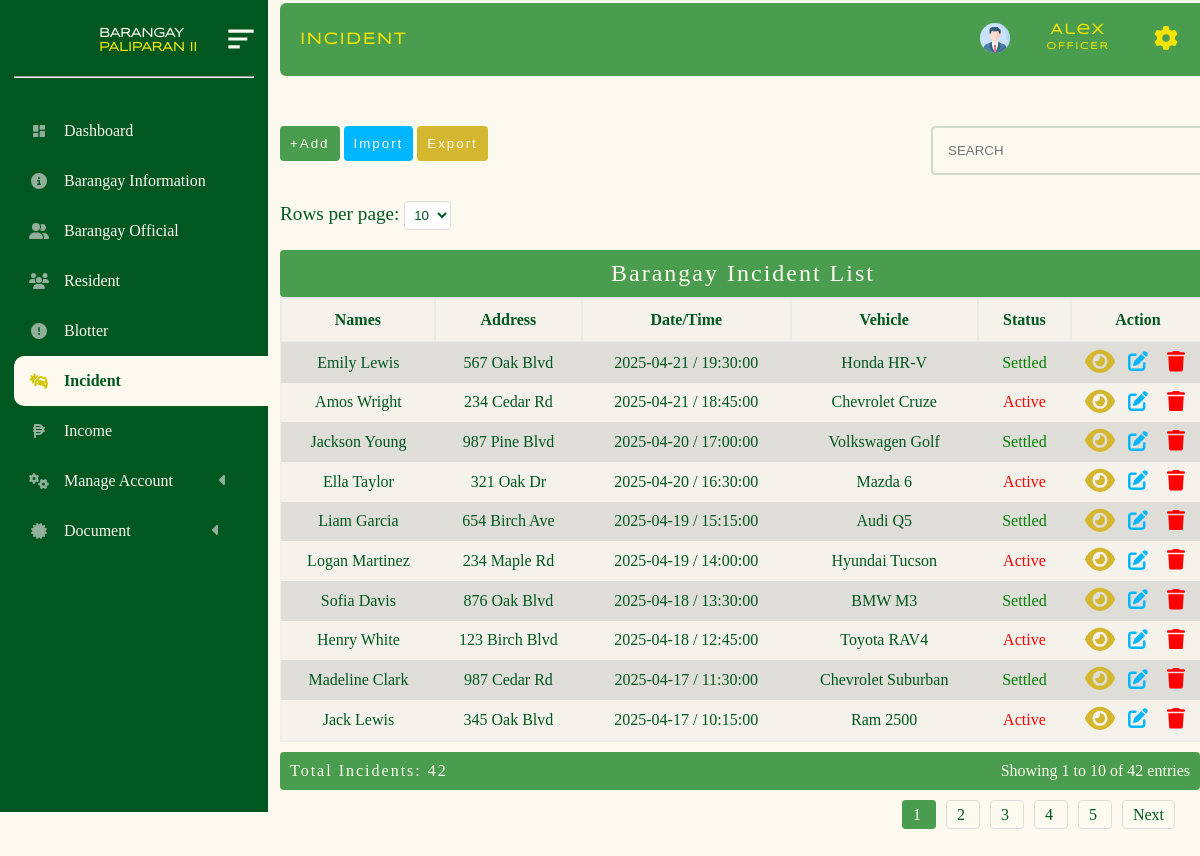
/administrator/admin_panel/incident.php (signed in), run on the app's committed database.
### tables this page shows
CREATE TABLE `barangay_incident` (
  `id` bigint(20) NOT NULL,
  `date` date NOT NULL,
  `time` time NOT NULL,
  `name_involve` varchar(200) NOT NULL,
  `address` varchar(200) NOT NULL,
  `vehicle` varchar(200) NOT NULL,
  `license` varchar(200) NOT NULL,
  `plate_no` varchar(200) NOT NULL,
  `cause_incident` varchar(200) NOT NULL,
  `status` int(11) NOT NULL
);

### administrator/admin_panel/incident_folder/incident.php (the view, shortened to what this page needs)
<!DOCTYPE html>
<html lang="en">
<head>
</head>
<body>
    <?php
    require("../../database/conn_db.php");
    $page = isset($_GET['page']) ? max(1, (int)$_GET['page']) : 1;
    $limit = isset($_GET['limit']) ? max(1, (int)$_GET['limit']) : 10;
    $offset = ($page - 1) * $limit;
    $countQuery = "SELECT COUNT(*) AS total FROM barangay_incident";
    $countResult = $conn->query($countQuery);
    $totalRows = $countResult->fetch_assoc()['total'];
    $totalPages = max(1, ceil($totalRows / $limit));
    $startRow = ($page - 1) * $limit + 1;
    $endRow = min($page * $limit, $totalRows);
    $sql = "SELECT * FROM barangay_incident ORDER BY id DESC LIMIT $limit OFFSET $offset";
    $result = $conn->query($sql);
    ?>
    <div class="limit-selector">
        <form method="GET" action="">
            <label for="limit">Rows per page:</label>
            <select name="limit" id="limit" onchange="this.form.submit()">
                <option value="10" <?php if ($limit == 10) echo 'selected'; ?>>10</option>
            </select>
        </form>
    </div>
    <?php
    if ($result->num_rows > 0) {
    ?>
    <table>
        <caption>Barangay Incident List</caption>
        <tr>
            <th>Names</th>
            <th>Address</th>
            <th>Date/Time</th>
            <th>Vehicle</th>
            <th>Status</th>
            <th>Action</th>
        </tr>
        <?php
        while ($row = $result->fetch_assoc()) {
            $date = $row ["date"];
            $time = $row ["time"];
            $name_involve = $row ["name_involve"];
            $address = $row ["address"];
            $vehicle = $row ["vehicle"];
            $status = $row ["status"];
        ?>
            <tr class="table_hover">
                                    <td><?php echo  $name_involve ?></td>
                                    <td><?php echo  $address ?></td>
                                    <td><?php echo  $date . " / " .  $time ?></td>
                                    <td><?php echo  $vehicle ?></td>
                                    <td><?php  $status;
                                        if($status == 1){
                                            echo "<p style='color:red;'>Active</p>";
                                        }elseif($status == 2){
                                            echo "<p style='color:green;'>Settled</p>";
                                        }
                                        elseif($status == 3){
                                            echo "<p style='color:orange;'>Schedule</p>";
                                        }
                                    ?></td>
                <td>
                    <div id = "form_up_del_official">
                                       <button  id = "view_resident_btn"  class = "view_btn" data-id= <?php echo $row ["id"] ?>>
                                       </button>
                                           <button  id = "update_official_btn" class = "update_btn" data-id= <?php echo $row ["id"] ?>></button>
                                           <button id = "delete_official_btn" class = "delete_btn_blotter" data-id= <?php echo $row ["id"] ?>></button>
                                       </div>
                </td>
            </tr>
        <?php } ?>
    </table>
    <div class="table-footer">
        <div class="total-count">Total Incidents: <?php echo $totalRows; ?></div>
        <div class="pagination-info">
            Showing <?php echo $startRow; ?> to <?php echo $endRow; ?> of <?php echo $totalRows; ?> entries
        </div>
    </div>
    <div class="pagination">
        <?php for ($i = 1; $i <= $totalPages; $i++): ?>
            <a href="?page=<?php echo $i; ?>&limit=<?php echo $limit; ?>" class="<?php echo $i == $page ? 'active' : ''; ?>">
                <?php echo $i; ?>
            </a>
        <?php endfor; ?>
        <?php if ($page < $totalPages): ?>
            <a href="?page=<?php echo $page + 1; ?>&limit=<?php echo $limit; ?>">Next</a>
        <?php endif; ?>
    </div>
    <?php
    }
    ?>
        <?php include("update_temp.php");?>
        <?php include('view_temp.php')?>
</body>
</html>

### administrator/admin_panel/style.css/mian.stylecss.css (style rules this page uses)
* { margin: 0px; padding: 0px; box-sizing: content-box; list-style-type: none ; }
html { scroll-behavior: smooth; }
:root { --bg-color: #FCFAEE; --2nd-bg-color:#4A9D4f; --sub-bg-color: #005720 ; --1st-text-color: #005720 ; --2nd-text-color: rgb(53, 53, 53); --3rd-text-color: #FCFAEE; --btn-color: #F5E402; --other-color :rgb(0, 183, 255); }
body { background-color: var(--bg-color); position: relative; min-height: 100%; width: 100%; overflow: scroll; overflow-x: hidden; }

### administrator/admin_panel/style.css/brgy_incident.css (style rules this page uses)
* { margin: 0px; padding: 0px; box-sizing: content-box; list-style-type: none ; }
:root { --bg-color: #FCFAEE; --2nd-bg-color:#4A9D4f; --sub-bg-color: #005720 ; --1st-text-color: #005720 ; --2nd-text-color: rgb(53, 53, 53); --3rd-text-color: #FCFAEE; --btn-color: #d4b62f; --other-color :rgb(0, 183, 255); }
body { background-color: var(--bg-color); background-repeat: no-repeat; background-size: cover; }
table { border: 2px solid rgba(228, 228, 228, 0.39); margin-left: 0px; margin-top: 10px; background-color: rgba(226, 226, 226, 0.322); width: 77vw; border-collapse: collapse; transition: all 0.5s ease; border-radius:4px; font-family: "sub_text"; color: var(--1st-text-color); }
table td { padding: 5px; text-align: center; }
table th { border: 2px solid rgba(226, 226, 226, 0.562); padding: 12px; }
table tr:nth-child(even) { background-color: #a7a5a548; }
caption { font-size: 2vw; letter-spacing: 2px; background-color: var(--2nd-bg-color); padding-bottom: 10px; padding-top: 10px; color: var(--bg-color); border-radius: 4px; }
.pagination { margin: 0px 0; float: right; margin-right: 0px; padding-bottom: 60px; margin-left: 20px; }
.pagination a { margin: 0 5px; padding: 5px 10px; text-decoration: none; color: var(--1st-text-color); border: 1px solid #ddd; border-radius: 4px; line-height: 50px; }
.pagination a.active { background-color: var(--2nd-bg-color); color: white; border: 1px solid var(--2nd-bg-color); }
.limit-selector { margin-top:20px; margin-left: 0px; color: #005720; font-family: "sub_text"; transition: all 0.5s ease; font-size: 1.2rem; }
.limit-selector select { padding: 5px; border-radius: 4px; border: 1px solid #ddd; width: max-content; color: #005720; height: max-content; background-color: white; margin-top: 20px; }
#form_up_del_official { display: flex; justify-content:space-evenly ; align-items: center; }
#update_official_btn { color: var(--bg-color); cursor: pointer; padding: 3px 5px 3px 5px; background-color: transparent; border-radius: 4px; font-size: 0.9rem; outline: none; border: none; }
#update_official_btn svg { width: 20px; fill: var(--other-color); }
#delete_official_btn { color: var(--bg-color); cursor: pointer; padding: 3px 5px 3px 5px; background-color: transparent; border-radius: 4px; border: 1px solid rgb(197, 197, 197); outline: none; border: none; font-size: 0.9rem; }
#delete_official_btn svg { width: 18px; fill: red; }
#view_resident_btn { color: var(--bg-color); cursor: pointer; background-color:transparent; border-radius: 4px; border: 1px solid rgb(197, 197, 197); outline: none; border: none; font-size: 0.9rem; width: 30px; }
#view_resident_btn svg { fill: #d4b62f; }

### administrator/admin_panel/incident_folder/brgy_incident_upd.css (style rules this page uses)
* { margin: 0px; padding: 0px; box-sizing: content-box; list-style-type: none ; }
html { scroll-behavior: smooth; }
:root { --bg-color:#FCFAEE; --2nd-bg-color:#4A9D4f; --sub-bg-color: #005720 ; --1st-text-color: #005720 ; --2nd-text-color: rgb(53, 53, 53); --3rd-text-color: #FCFAEE; --btn-color: #F5E402; --other-color :rgb(0, 183, 255); }
body { background-color: var(--bg-color); background-repeat: no-repeat; background-size: cover; }
form { padding: 0px; }
form input, select { width: 210px; height: 20px; padding: 5px 5px 5px 10px; margin-top: 0px ; margin-bottom: 10px; border-radius: 4px; border: none; color: #4A9D4f; border: 1px solid #005720; }
form label { font-size: 1.2rem; font-family: "sub_text"; color: #005720; }

### administrator/admin_panel/incident_folder/import_temp.php (style rules this page uses)
* { margin: 0px; padding: 0px; box-sizing: content-box; list-style-type: none; }
:root { --bg-color: #FCFAEE; --2nd-bg-color: #4A9D4f; --sub-bg-color: #005720; --1st-text-color: #005720; --2nd-text-color: rgb(53, 53, 53); --3rd-text-color: #FCFAEE; --btn-color: #d4b62f; --other-color: rgb(0, 183, 255); }

### data on the page
barangay_incident: name_involve "Emily Lewis", address "567 Oak Blvd", date "2025-04-21", time "19:30:00", vehicle "Honda HR-V", status "Settled"
barangay_incident: name_involve "Amos Wright", address "234 Cedar Rd", date "2025-04-21", time "18:45:00", vehicle "Chevrolet Cruze", status "Active"
barangay_incident: name_involve "Jackson Young", address "987 Pine Blvd", date "2025-04-20", time "17:00:00", vehicle "Volkswagen Golf", status "Settled"
barangay_incident: name_involve "Ella Taylor", address "321 Oak Dr", date "2025-04-20", time "16:30:00", vehicle "Mazda 6", status "Active"
barangay_incident: name_involve "Liam Garcia", address "654 Birch Ave", date "2025-04-19", time "15:15:00", vehicle "Audi Q5", status "Settled"
barangay_incident: name_involve "Logan Martinez", address "234 Maple Rd", date "2025-04-19", time "14:00:00", vehicle "Hyundai Tucson", status "Active"
barangay_incident: name_involve "Sofia Davis", address "876 Oak Blvd", date "2025-04-18", time "13:30:00", vehicle "BMW M3", status "Settled"
barangay_incident: name_involve "Henry White", address "123 Birch Blvd", date "2025-04-18", time "12:45:00", vehicle "Toyota RAV4", status "Active"
barangay_incident: name_involve "Madeline Clark", address "987 Cedar Rd", date "2025-04-17", time "11:30:00", vehicle "Chevrolet Suburban", status "Settled"
barangay_incident: name_involve "Jack Lewis", address "345 Oak Blvd", date "2025-04-17", time "10:15:00", vehicle "Ram 2500", status "Active"

### other printed values
$totalRows "42"
$startRow "1"
$endRow "10"
